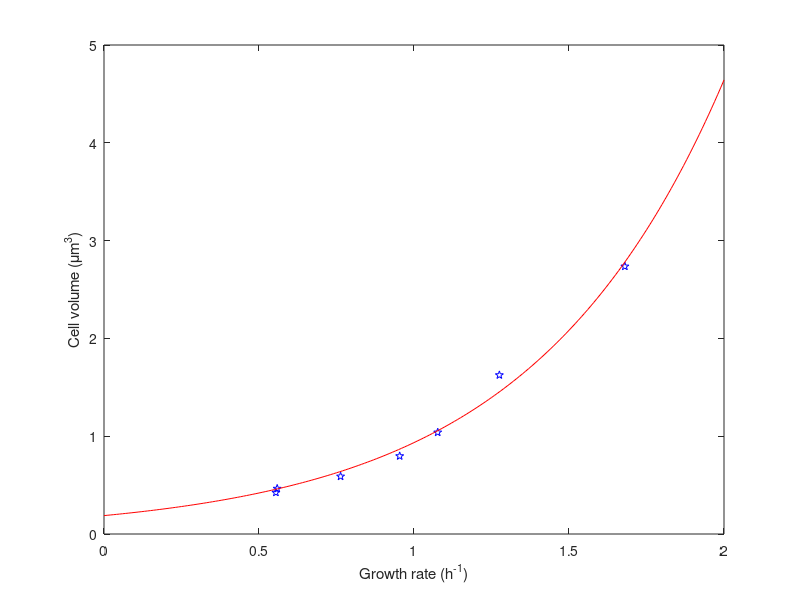

Source code (MATLAB): (Note: this script raises an error after producing the figure.)
clear all;
clc;

growth_rate = [0.800, 0.806, 1.101, 1.376, 1.553, 1.840, 2.424] * log(2);
cell_volume = [0.424, 0.464, 0.589, 0.797, 1.039, 1.625, 2.736]; % um^3

hill_fit = @(b,x)  b(1)*exp(b(2)*x);
b0 = [1,1];    % Initial Parameter Estimates
B = lsqcurvefit(hill_fit, b0, growth_rate, cell_volume);
growth_rate_fg = [0:0.01:2];   % Plot Finer Resolution

% best fit
% B = [0.1882 1.6028]

figure();
plot(growth_rate, cell_volume, 'bp');
hold on;
plot(growth_rate_fg, hill_fit(B, growth_rate_fg), '-r');
hold off;
xlabel('Growth rate (h^{-1})');
ylabel('Cell volume (\mum^3)');
legend('Data', 'Exponential Fit', 'Location','NE');
